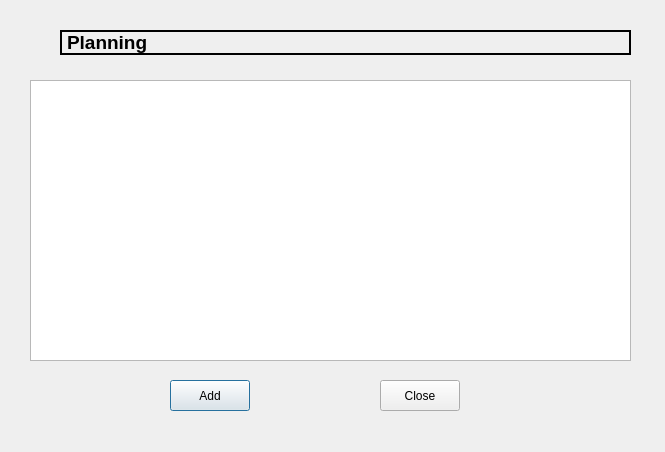
<?xml version="1.0" encoding="UTF-8"?>
<ui version="4.0">
 <class>planDialog</class>
 <widget class="QDialog" name="planDialog">
  <property name="geometry">
   <rect>
    <x>0</x>
    <y>0</y>
    <width>665</width>
    <height>452</height>
   </rect>
  </property>
  <property name="windowTitle">
   <string>Dialog</string>
  </property>
  <property name="styleSheet">
   <string notr="true">Background-image:url(:/resourcefile/background.jpg)</string>
  </property>
  <widget class="QPushButton" name="AddButton">
   <property name="geometry">
    <rect>
     <x>170</x>
     <y>380</y>
     <width>80</width>
     <height>31</height>
    </rect>
   </property>
   <property name="styleSheet">
    <string notr="true">color:rgb(0, 0, 0)</string>
   </property>
   <property name="text">
    <string>Add</string>
   </property>
  </widget>
  <widget class="QWidget" name="layoutWidget">
   <property name="geometry">
    <rect>
     <x>30</x>
     <y>80</y>
     <width>601</width>
     <height>281</height>
    </rect>
   </property>
   <layout class="QVBoxLayout" name="verticalLayout">
    <item>
     <widget class="QTableWidget" name="tableWidget"/>
    </item>
   </layout>
  </widget>
  <widget class="QPushButton" name="closeButton">
   <property name="geometry">
    <rect>
     <x>380</x>
     <y>380</y>
     <width>80</width>
     <height>31</height>
    </rect>
   </property>
   <property name="styleSheet">
    <string notr="true">color:rgb(0, 0, 0)</string>
   </property>
   <property name="text">
    <string>Close</string>
   </property>
  </widget>
  <widget class="QLabel" name="label">
   <property name="geometry">
    <rect>
     <x>60</x>
     <y>30</y>
     <width>571</width>
     <height>25</height>
    </rect>
   </property>
   <property name="font">
    <font>
     <family>Arial</family>
     <pointsize>14</pointsize>
     <weight>75</weight>
     <bold>true</bold>
    </font>
   </property>
   <property name="styleSheet">
    <string notr="true">color:black</string>
   </property>
   <property name="frameShape">
    <enum>QFrame::WinPanel</enum>
   </property>
   <property name="text">
    <string>Planning</string>
   </property>
  </widget>
  <widget class="QLabel" name="label_2">
   <property name="geometry">
    <rect>
     <x>20</x>
     <y>20</y>
     <width>31</width>
     <height>41</height>
    </rect>
   </property>
   <property name="styleSheet">
    <string notr="true">background-image: url(:/resourcefile/plan.jpg.png);</string>
   </property>
   <property name="text">
    <string/>
   </property>
  </widget>
 </widget>
 <resources/>
 <connections/>
</ui>
